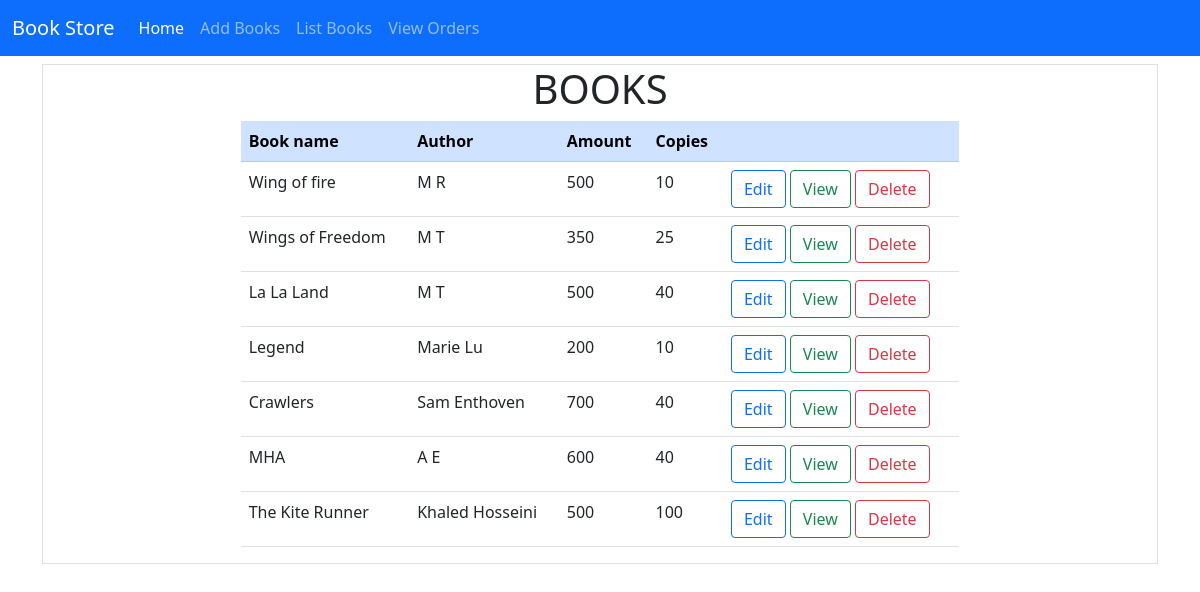
/book/list, run on the app's committed database.
### book_form/models.py (models this page shows, shortened)
class Books(models.Model):
    book_name = models.CharField(max_length=100, unique=True)
    author = models.CharField(max_length=50)
    amount = models.PositiveIntegerField()
    copies = models.PositiveIntegerField()
    image = models.ImageField(upload_to="images",null=True)

### book_form/views.py (the view)
# urls.py: path('book/list', views.BookListView.as_view(), name='listbook'),
class BookListView(View):
    def get(self, request):
        qs = Books.objects.all()
        return render(request, 'book_list.html', {'books': qs})

### book_form/templates/book_list.html
{%extends 'base.html'%}
{%block body_block%}
<div class="container mt-2 border ">
    <div class="row">
        <h1>
            <center>BOOKS</center>
        </h1>
        <div class="col-2">
        </div>
        <div class="col-8">
            <table class="table table-stripe table-hover">
                <tr class="table-primary">
                    <th>Book name</th>
                    <th>Author</th>
                    <th>Amount</th>
                    <th>Copies</th>
                    <th></th>
                </tr>
                {%for book in books%}
                <tr>
                    <td>{{book.book_name}}</td>
                    <td>{{book.author}}</td>
                    <td>{{book.amount}}</td>
                    <td> {{book.copies}}</td>
                    <td>
                        <a href="{%url 'bookupdate' book.id%}" class="btn btn-outline-primary">Edit</a>
                        <a href="{%url 'bookdetails' book.id%}" class="btn btn-outline-success">View</a>
                        <a href="{%url 'bookdelete' book.id%}" class="btn btn-outline-danger">Delete</a>
                    </td>
                    {%endfor%}
                </tr>
            </table>
        </div>
    </div>
</div>
{%endblock%}

### data on the page
Books: book_name "Wing of fire", author "M R", amount "500", copies "10"
Books: book_name "Wings of Freedom", author "M T", amount "350", copies "25"
Books: book_name "La La Land", author "M T", amount "500", copies "40"
Books: book_name "Legend", author "Marie Lu", amount "200", copies "10"
Books: book_name "Crawlers", author "Sam Enthoven", amount "700", copies "40"
Books: book_name "MHA", author "A E", amount "600", copies "40"
Books: book_name "The Kite Runner", author "Khaled Hosseini", amount "500", copies "100"
